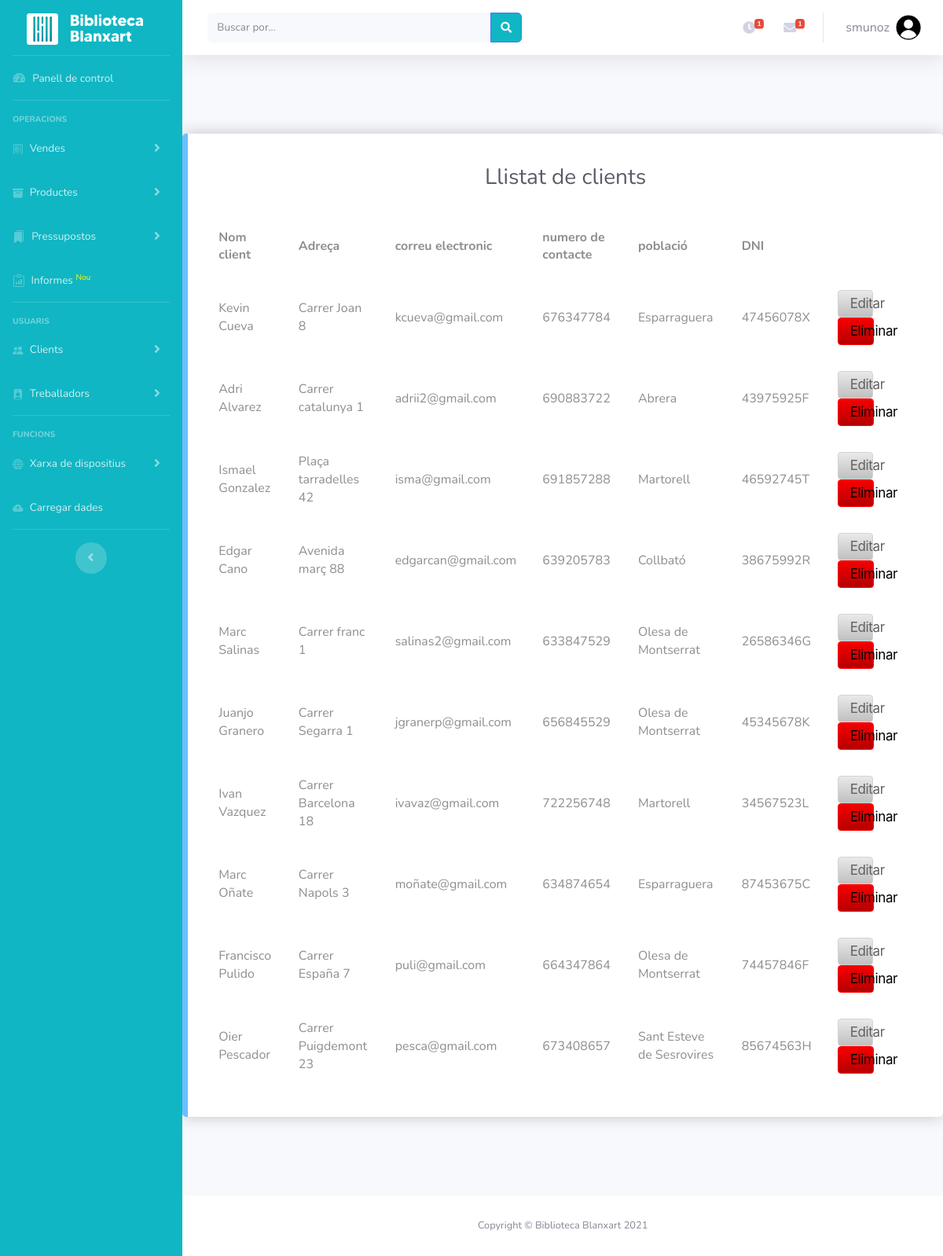
The page /llistat_clients.php (signed in) on the database its author committed.
### tables this page shows
CREATE TABLE tb_clients (
    id_client INT PRIMARY KEY AUTO_INCREMENT, 
    nom_client VARCHAR(50), 
    adreça VARCHAR(50), 
    poblacio VARCHAR(50), 
    nif VARCHAR(12), 
    telefon VARCHAR(12), 
    correu_electronic VARCHAR(40)
);

### llistat_clients.php (the view, shortened to what this page needs)
<!DOCTYPE html>
<html lang="cat">
<head>
    <link href="vendor/fontawesome-free/css/all.min.css" rel="stylesheet" type="text/css">
    <link href="css/aso.css" rel="stylesheet">
    <link href="css/sb-admin-2.min.css" rel="stylesheet">
</head>
<body id="page-top">
    <div id="wrapper">
    <?php include("layout/menu-lateral.php"); ?>
<div id="content-wrapper" class="d-flex flex-column">
    <div id="content">
        <?php include("layout/user-logout.php"); ?>
   <div id="page-content-wrapper">
    <?php
    require('functions/connector.php');
$sql="SELECT * FROM tb_clients;";
$result=mysqli_query($dbLink,$sql) or exit(mysqli_error($dbLink)); ?>
<div class="recuadro_lista">
    <div>
<table class="table">
    <tr>
        <br>
        <h1 class="h3 mb-0 text-gray-800">Llistat de clients</h1>
        <br>
        <th>Nom client</th><th>Adreça</th><th>correu electronic</th><th>numero de contacte</th><th>població</th><th>DNI</th>
    </tr> <?php
    while($usuari=mysqli_fetch_array($result)) { ?>
        <tr>
            <td><?php echo $usuari["nom_client"]; ?></td>
            <td><?php echo $usuari["adreça"]; ?></td>
            <td><?php echo $usuari["correu_electronic"]; ?></td>
            <td><?php echo $usuari["telefon"]; ?></td>
            <td><?php echo $usuari["poblacio"]; ?></td>
            <td><?php echo $usuari["nif"]; ?></td>
            <td>
                <a class="button-white button-block-editar as-tradeupinline-button" href="modificar_client.php?usuari=<?php echo $usuari["id_client"];?>">Editar</a>
                <a class="button-white button-block-eliminar as-tradeupinline-button" href="functions/eliminar_client.php?usuari=<?php echo $usuari["id_client"];?>">Eliminar</a>
            </td>
        </tr><?php
} ?>
</table>
</div>
</div>
  </div>
    </div>
<?php include("layout/footer.php"); ?>
</div>
</div>
</body>
</html>

### layout/menu-lateral.php (shortened to what this page needs)
<ul class="navbar-nav bg-gradient-primary sidebar sidebar-dark accordion" id="accordionSidebar">
    <a class="sidebar-brand d-flex align-items-center justify-content-center">
    <div class="sidebar-brand-icon">
    <i>
    <img class="logo_menu" src="img/logo_favicon.png" style="width: 40px; height: 40px;">
    </i>
        </div>
        <div class="sidebar-brand-text mx-3">
            <img class="logo_menu" src="img/logo_header.png" style="width: auto; height: 35px;">
        </div>
    </a>
    <hr class="sidebar-divider my-0">
    <li class="nav-item">
        <a class="nav-link" href="index.php">
            <i class="fas fa-fw fa-tachometer-alt"></i>
            <span>Panell de control</span></a>
    </li>
    <hr class="sidebar-divider">
    <div class="sidebar-heading">
        Operacions
    </div>
    <li class="nav-item">
        <a class="nav-link collapsed" data-toggle="collapse" data-target="#collapseVendes"
            aria-expanded="true" aria-controls="collapseVendes">
            <i></i>
            <span>Vendes</span>
        </a>
    </li>
    <li class="nav-item">
        <a class="nav-link collapsed" data-toggle="collapse" data-target="#collapseProductes"
            aria-expanded="true" aria-controls="collapseProductes">
            <i></i>
            <span>Productes</span>
        </a>
    </li>
    <li class="nav-item">
        <a class="nav-link collapsed" data-toggle="collapse" data-target="#collapsePressupostos"
            aria-expanded="true" aria-controls="collapsePressupostos">
            <i></i>
            <span>Pressupostos</span>
        </a>
    </li>
    <li class="nav-item">
        <a class="nav-link" href="informes.php">
            <i>
            </i>
            <span>Informes <sup style="color:yellow;">Nou</sup></span></a>
    </li>
     <hr class="sidebar-divider">
     <div class="sidebar-heading">
         Usuaris
     </div>
     <li class="nav-item">
         <a class="nav-link collapsed" data-toggle="collapse" data-target="#collapseClients"
             aria-expanded="true" aria-controls="collapseClients">
             <i></i>
             <span>Clients</span>
         </a>
     </li>
     <li class="nav-item">
         <a class="nav-link collapsed" data-toggle="collapse" data-target="#collapseTreballadors"
             aria-expanded="true" aria-controls="collapseTreballadors">
             <i></i>
             <span>Treballadors</span>
         </a>
     </li>
     <hr class="sidebar-divider">
     <div class="sidebar-heading">
         Funcions
     </div>
     <li class="nav-item">
         <a class="nav-link collapsed" data-toggle="collapse" data-target="#collapseXarxa"
             aria-expanded="true" aria-controls="collapseXarxa">
             <i></i>
             <span>Xarxa de dispositius</span>
         </a>
     </li>
    <li class="nav-item">
        <a class="nav-link" href="functions/carregar_dades.php">
            <i></i>
            <span>Carregar dades</span></a>
    </li>
    <hr class="sidebar-divider d-none d-md-block">
    <div class="text-center d-none d-md-inline">
        <button class="rounded-circle border-0" id="sidebarToggle"></button>
    </div>
</ul>

### layout/user-logout.php (shortened to what this page needs)
<nav class="navbar navbar-expand navbar-light bg-white topbar mb-4 static-top shadow">
<form class="d-none d-sm-inline-block form-inline mr-auto ml-md-3 my-2 my-md-0 mw-100 navbar-search">
                        <div class="input-group">
                            <input type="text" class="form-control bg-light border-0 small" placeholder="Buscar por..." aria-label="Search" aria-describedby="basic-addon2">
                            <div class="input-group-append">
                                <button class="btn btn-primary" type="button">
                                    <i class="fas fa-search fa-sm"></i>
                                </button>
                            </div>
                        </div>
                    </form>
<ul class="navbar-nav ml-auto">
                        <li class="nav-item dropdown no-arrow mx-1">
                            <a class="nav-link dropdown-toggle" href="#" id="alertsDropdown" role="button" data-toggle="dropdown" aria-haspopup="true" aria-expanded="false">
                                <i class="fas fa-clock fa-fw"></i>
                                <span class="badge badge-danger badge-counter">1</span>
                            </a>
                        </li>
                        <li class="nav-item dropdown no-arrow mx-1">
                            <a class="nav-link dropdown-toggle" href="#" id="messagesDropdown" role="button" data-toggle="dropdown" aria-haspopup="true" aria-expanded="false">
                                <i class="fas fa-envelope fa-fw"></i>
                                <span class="badge badge-danger badge-counter">1</span>
                            </a>
                        </li>
    <li class="nav-item dropdown no-arrow">
        <a class="nav-link dropdown-toggle" href="#" id="userDropdown" role="button"
            data-toggle="dropdown" aria-haspopup="true" aria-expanded="false">
            <span class="mr-2 d-none d-lg-inline text-gray-600"><?php echo "" .$_SESSION["usuari"]; ?></span>
            <img class="img-profile rounded-circle"
                src="img/undraw_profile.png">
        </a>
    </li>
</ul>
</nav>

### layout/footer.php
<footer class="sticky-footer bg-white">
    <div class="container my-auto">
        <div class="copyright text-center my-auto">
            <span>Copyright &copy; Biblioteca Blanxart 2021</span>
        </div>
    </div>
</footer>

### css/aso.css (style rules this page uses)
body { font: 14px sans-serif; }
body { background-image: url("../img/wallpaper.jpg"); font-family: sans-serif; overflow: auto; color: #000000; background-position: center; background-attachment: fixed; background-position: center; background-repeat: no-repeat; background-size: cover; height: 500px; }
a { color: #028802; text-decoration: none; transition: 0.3s; }
.as-tradeupinline-button { z-index: 1; }
h1 { color: rgb(163, 163, 163); text-align: center; font-size: 45px; }
hr { border-top: 1px solid #3b3b3b; }
.button-white { font-size: 17px; line-height: 1.47059; font-weight: 400; letter-spacing: -.022em; font-family: SF Pro Text,SF Pro Icons,AOS Icons,Helvetica Neue,Helvetica,Arial,sans-serif; background-color: #c9cbcc; background: linear-gradient(#e9e9e9,#c0c0c0); border: 1px solid rgb(211, 211, 211); border-radius: 4px; color: rgb(97, 97, 97); cursor: pointer; display: inline-block; min-width: 30px; padding: 4px 15px; text-align: center; white-space: nowrap; }
table { color: #484848; }
.table > thead > tr > th, .table > tbody > tr > th, .table > tfoot > tr > th, .table > thead > tr > td, .table > tbody > tr > td, .table > tfoot > tr > td { padding: 8px; line-height: 1.42857143; border-top: 0px solid #fff; vertical-align: inherit; border: solid 1px #fff; color: #8e8e8e; }
.recuadro_lista { background-color: #fff; border-radius: 5px 5px 5px 5px; border-style: solid; border-width: 0px 0px 0px 7px; border-color: #239cffa7; box-shadow: 0px 0px 20px 0px rgba(0, 0, 0, 0.22); transition: background 0.5s, border 0.5s, border-radius 0.5s, box-shadow 0.5s; box-sizing: border-box; left: 100px; top: 200px; align-content: center!important; width: 100%; max-width: 1380px; padding: 15px; margin: auto; margin-top: 100px; margin-bottom: 100px; }
.button-block-editar { box-sizing: border-box; width: 48%; }
.button-block-eliminar { box-sizing: border-box; width: 49%; font-size: 17px; line-height: 1.47059; font-weight: 400; letter-spacing: -.022em; font-family: SF Pro Text,SF Pro Icons,AOS Icons,Helvetica Neue,Helvetica,Arial,sans-serif; background-color: #b90000; background: linear-gradient(#f50000,#b60000); border: 1px solid rgb(255, 0, 0); border-radius: 4px; color: rgb(0, 0, 0); cursor: pointer; display: inline-block; min-width: 30px; padding: 4px 15px; text-align: center; white-space: nowrap; }

### rows shown on the page
tb_clients: nom_client "Kevin Cueva", adreça "Carrer Joan 8", correu_electronic "kcueva@gmail.com", telefon "676347784", poblacio "Esparraguera", nif "47456078X"
tb_clients: nom_client "Adri Alvarez", adreça "Carrer catalunya 1", correu_electronic "adrii2@gmail.com", telefon "690883722", poblacio "Abrera", nif "43975925F"
tb_clients: nom_client "Ismael Gonzalez", adreça "Plaça tarradelles 42", correu_electronic "isma@gmail.com", telefon "691857288", poblacio "Martorell", nif "46592745T"
tb_clients: nom_client "Edgar Cano", adreça "Avenida març 88", correu_electronic "edgarcan@gmail.com", telefon "639205783", poblacio "Collbató", nif "38675992R"
tb_clients: nom_client "Marc Salinas", adreça "Carrer franc 1", correu_electronic "salinas2@gmail.com", telefon "633847529", poblacio "Olesa de Montserrat", nif "26586346G"
tb_clients: nom_client "Juanjo Granero", adreça "Carrer Segarra 1", correu_electronic "jgranerp@gmail.com", telefon "656845529", poblacio "Olesa de Montserrat", nif "45345678K"
tb_clients: nom_client "Ivan Vazquez", adreça "Carrer Barcelona 18", correu_electronic "ivavaz@gmail.com", telefon "722256748", poblacio "Martorell", nif "34567523L"
tb_clients: nom_client "Marc Oñate", adreça "Carrer Napols 3", correu_electronic "moñate@gmail.com", telefon "634874654", poblacio "Esparraguera", nif "87453675C"
tb_clients: nom_client "Francisco Pulido", adreça "Carrer España 7", correu_electronic "puli@gmail.com", telefon "664347864", poblacio "Olesa de Montserrat", nif "74457846F"
tb_clients: nom_client "Oier Pescador", adreça "Carrer Puigdemont 23", correu_electronic "pesca@gmail.com", telefon "673408657", poblacio "Sant Esteve de Sesrovires", nif "85674563H"

### other values the page prints
$_SESSION["usuari"] "smunoz"
